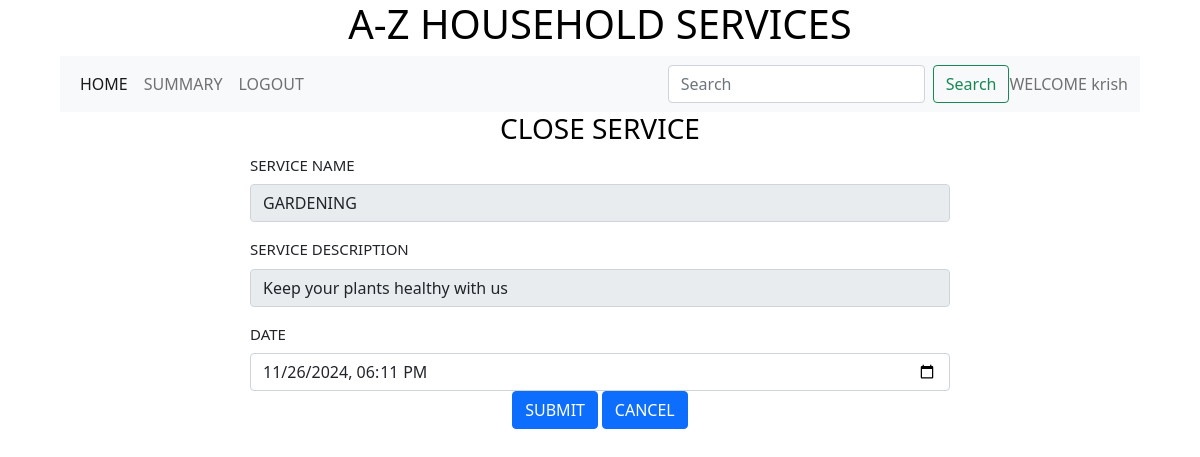
The page /edit_service_request/1/1 on the database as committed earlier.
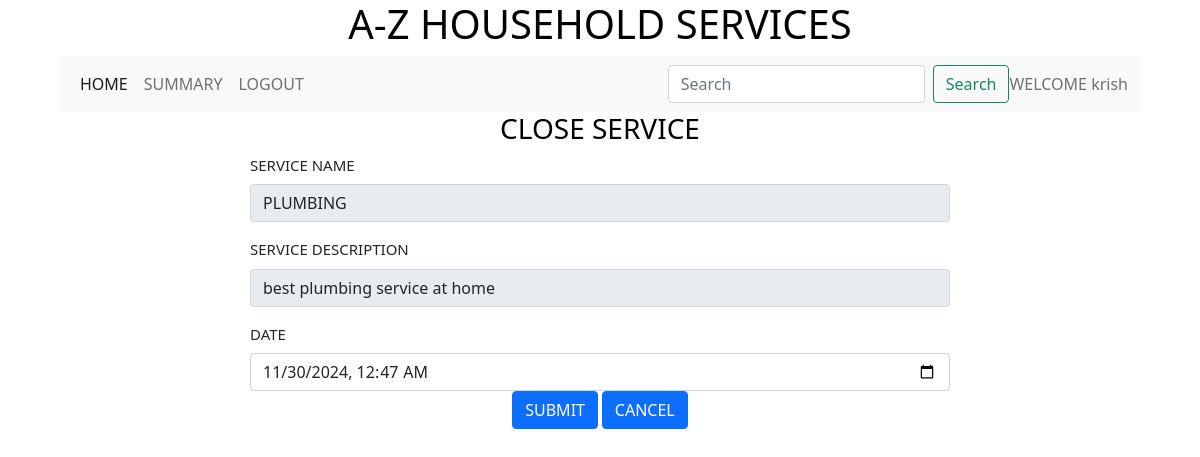
The same page on the database as committed later.
### backend/models.py (models this page shows)
class Service(db.Model):
    __tablename__ ="service"
    id = db.Column(db.Integer,primary_key=True)
    name = db.Column(db.String)
    description = db.Column(db.String)
    base_price = db.Column(db.Float)
    time_required = db.Column(db.Integer)
    service_requests = db.relationship("Service_request",cascade="all,delete",backref="service",lazy = True)
    professionals = db.relationship("Professional",cascade="all,delete",backref="service",lazy = True)
    service_pic_url = db.Column(db.String,nullable=True,default="None")

class Service_request(db.Model):
    __tablename__ ="service_request"
    id = db.Column(db.Integer,primary_key=True)
    status  = db.Column(db.String,default ="PENDING" )
    date = db.Column(db.DateTime)
    rating = db.Column(db.Integer)
    remark = db.Column(db.String)
    service_id = db.Column(db.Integer, db.ForeignKey("service.id"),nullable = False)
    customer_id = db.Column(db.Integer, db.ForeignKey("customer.id"),nullable = False)
    professtional_id = db.Column(db.Integer, db.ForeignKey("professional.id"))

### backend/controllers.py (the view)
@app.route("/edit_service_request/<id>/<service_request_id>",methods = ["GET","POST"])
def edit_service_request(id,service_request_id):
    service_request = Service_request.query.filter_by(id=service_request_id).first()
    service_id = service_request.service_id
    service =Service.query.filter_by(id=service_id).first()
    customer = get_customer(id)
    if request.method == "POST":
        service_request_date = request.form.get("service_request_date")
        service_request_udate = datetime.strptime(service_request_date,"%Y-%m-%dT%H:%M")
        service_request.date = service_request_udate
        db.session.commit()
        return redirect(url_for("customer_dashboard",id=id))
    return render_template("edit_service_request.html",id=id,service_request=service_request,service=service,customer=customer,service_request_id=service_request_id)

### backend/controllers.py (called while the page is built)
def get_customer(id):
    customer = Customer.query.filter_by(id=id).first()
    return customer

### templates/edit_service_request.html
{%extends "customer_layout.html"%}
{%block content%}
                <div class ="center"><h3>CLOSE SERVICE</h3></div>
                <form action ="/edit_service_request/{{id}}/{{service_request_id}}" method ="POST">
                    <div class = "input_form1">
                        <div class="mb-3">
                            <label for="name" class="form-label">SERVICE NAME</label>
                            <input type="text" class="form-control" name ="name" id="name" value="{{service.name}}" readonly>
                        </div>
                        <div class="mb-3">
                            <label for="description" class="form-label">SERVICE DESCRIPTION</label>
                            <input type="text" class="form-control" name ="description" id="description" value="{{service.description}}" readonly>
                        </div>
                        <div class="mb-3">
                            <label for="service_request_date" class="form-label">DATE</label>
                            <input type="datetime-local" class="form-control" name ="service_request_date" id="service_request_date" value ="{{service_request.date}}">
                        <div class="mb-3">
                            <div class ="center"><button type="submit" class="btn btn-primary">SUBMIT</button>
                            <a href="/customer/{{id}}" type="button" class="btn btn-primary">CANCEL</a></div>
                        </div>
                    </div>
                </form>
{%endblock%}

Rows that differ between the two databases and show on the page:
no longer on this page (row edited): Service: name "GARDENING", description "Keep your plants healthy with us"
now on this page (row edited): Service: name "PLUMBING", description "best plumbing service at home"
changed Service_request: service_request_date "11/26/2024 18:11" → "11/30/2024 00:47"
